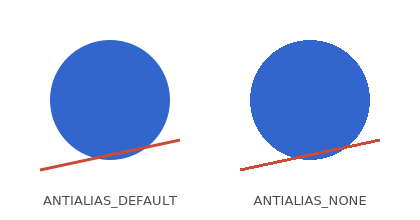

Recreate this plot in Python.
#!/usr/bin/env python3
"""What antialiasing does, and what turning it off costs.

Antialiasing softens the stair-stepping you get when a curve is approximated by
square pixels. It is on by default and you almost never want it off; the one real
use is drawing something that must be pixel-exact.
"""

import math

import cairo

WIDTH, HEIGHT = 420, 220

surface = cairo.ImageSurface(cairo.FORMAT_ARGB32, WIDTH, HEIGHT)
cr = cairo.Context(surface)
cr.set_source_rgb(1, 1, 1)
cr.paint()

cr.select_font_face("sans-serif")
cr.set_font_size(13)

for index, (mode, name) in enumerate((
    (cairo.ANTIALIAS_DEFAULT, "ANTIALIAS_DEFAULT"),
    (cairo.ANTIALIAS_NONE, "ANTIALIAS_NONE"),
)):
    x = 110 + index * 200

    cr.set_antialias(mode)
    cr.set_source_rgb(0.2, 0.4, 0.8)
    cr.arc(x, 100, 60, 0, 2 * math.pi)
    cr.fill()

    cr.set_line_width(3)
    cr.set_source_rgb(0.8, 0.3, 0.2)
    cr.move_to(x - 70, 170)
    cr.line_to(x + 70, 140)
    cr.stroke()

    # The label itself is drawn with antialiasing back on, so both stay readable.
    cr.set_antialias(cairo.ANTIALIAS_DEFAULT)
    cr.set_source_rgb(0.3, 0.3, 0.3)
    extents = cr.text_extents(name)
    cr.move_to(x - extents.width / 2, 205)
    cr.show_text(name)

surface.write_to_png("antialias.png")
print("wrote antialias.png")
